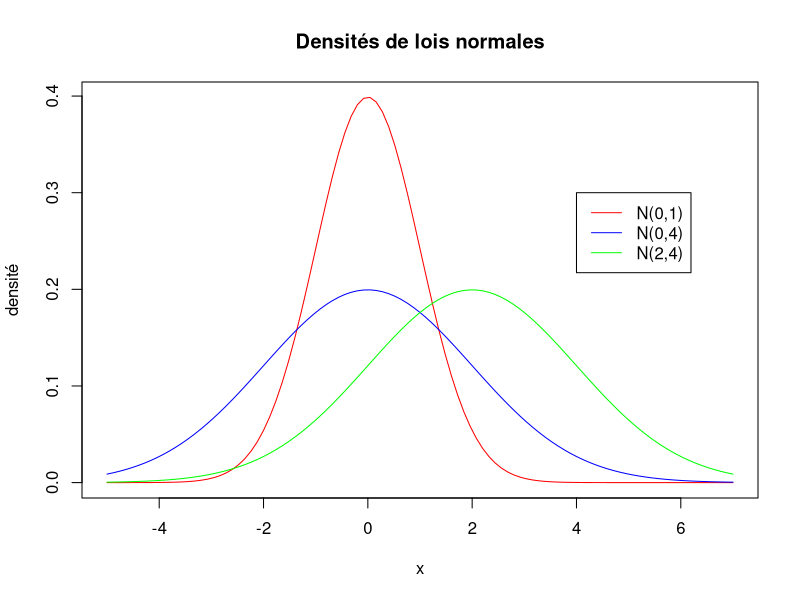
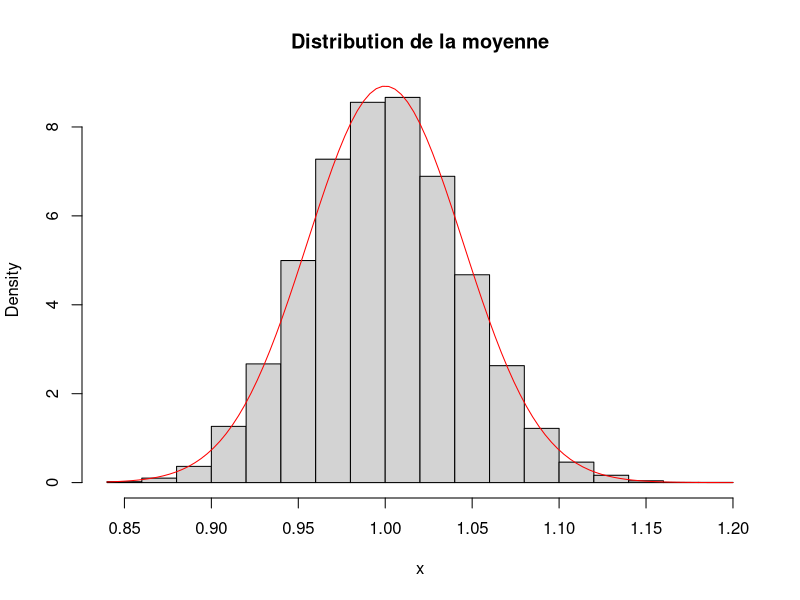

Generate these figures, in order, with R:
## ---- chunk 1
curve(dnorm(x,0,1),from = -5,to = 7,col="red",main="Densités de lois normales",ylab="densité")
curve(dnorm(x,0,2),from = -5,to = 7,col="blue",add = TRUE)
curve(dnorm(x,2,2),from = -5,to = 7,col="green",add = TRUE)
legend(4,0.3,legend=c("N(0,1)","N(0,4)","N(2,4)"),col = c("red","blue","green"),lty=1)
## ---- chunk 2
N<- 10000  # nombre de simulations
x<-runif(N) # échantillon iid de loi Uniforme sur [0,1]
res<-mean(sqrt(1-x^2))
4*res # Approximation de Pi

## ---- chunk 3
n<-500
N<-10000
donnees<-replicate(N,rexp(n,1))
hist(colMeans(donnees),freq=F,main="Distribution de la moyenne",xlab="x",nclass = 20)
curve(dnorm(x,1,sqrt(1/n)),add = T,col="red")
